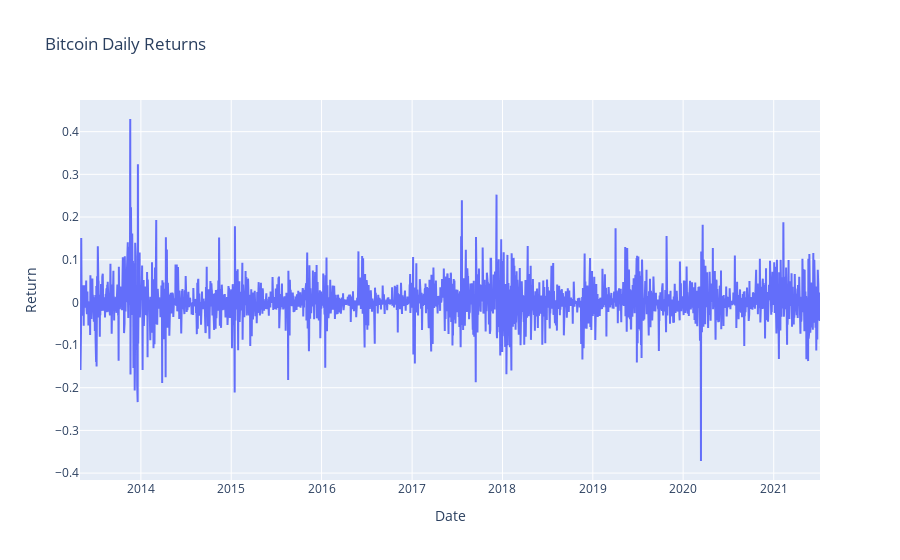

Notebook code cell kept with this figure:
### Code cell
df["Daily_Return"] = df["Close"].pct_change()

fig = go.Figure()
fig.add_trace(go.Scatter(x=df["Date"], y=df["Daily_Return"], mode="lines", name="Daily Return"))

fig.update_layout(title="Bitcoin Daily Returns",
                  xaxis_title="Date", yaxis_title="Return")
fig.show()

### Figure 1 — Plotly figure (JSON) as saved in the notebook; plotly's stock layout.template omitted (floating-point values rounded to 4 significant figures; data arrays with more than 128 entries replaced by an {"elided": "..."} marker saying what was removed)
{"data": [{"mode": "lines", "name": "Daily Return", "type": "scatter", "x": {"elided": "2991 str values"}, "y": {"elided": "2991 float values"}}], "layout": {"title": {"text": "Bitcoin Daily Returns"}, "xaxis": {"title": {"text": "Date"}}, "yaxis": {"title": {"text": "Return"}}}}
